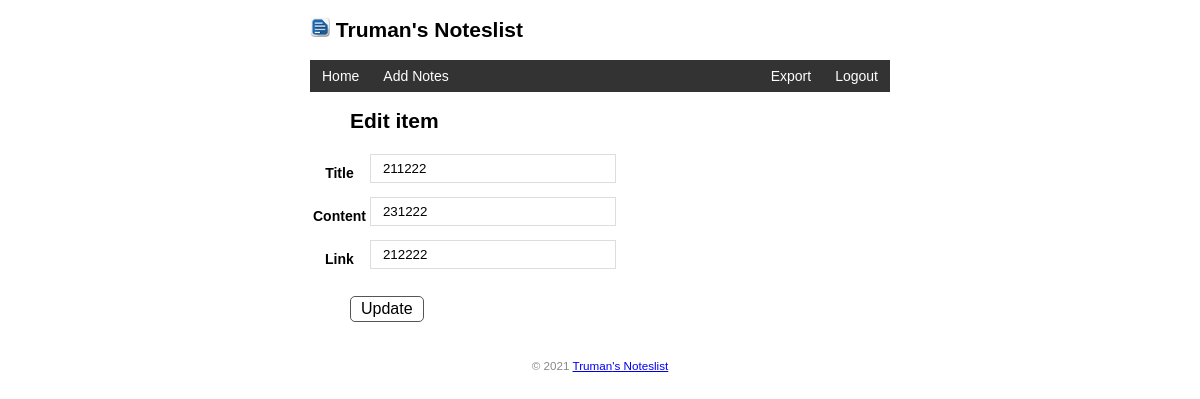
The app's page /notes/edit/2 (signed in) with its own data.
### notesList/models.py (models this page shows, shortened)
class User(db.Model, UserMixin):
    id = db.Column(db.Integer, primary_key=True)  # 主键
    type = db.Column(db.String(20))  # 名字
    username = db.Column(db.String(20))  # 用户名
    password_hash = db.Column(db.String(128))  # 密码散列值

class Notes(db.Model):
    id = db.Column(db.Integer, primary_key=True)
    title = db.Column(db.String(20))
    content = db.Column(db.String(20))
    link = db.Column(db.String(30))
    owner = db.Column(db.String(20))
    comments = db.Column(db.String(20))
    reserved1 = db.Column(db.String(20))
    reserved2 = db.Column(db.String(20))
    reserved3 = db.Column(db.String(20))

### notesList/views.py (the view, shortened to what this page needs)
@app.route('/notes/edit/<int:notes_id>', methods=['GET', 'POST'])
@login_required  # 登录保护
def edit(notes_id):
    notes = Notes.query.get_or_404(notes_id)
    return render_template('edit.html', notes=notes)

### notesList/__init__.py (called while the page is built)
@login_manager.user_loader
def load_user(user_id):  # 创建用户加载回调函数，接受用户ID作为参数
    from notesList.models import User
    user = User.query.get(int(user_id))  # 用ID作为User模型的主键查询对应用户
    return user

@app.context_processor
def inject_user():
    if current_user.is_authenticated:
        user = current_user
    else:
        from notesList.models import User
        user = User.query.first()
    return dict(user=user)

### notesList/templates/edit.html
{% extends 'base.html' %}
{% block content %}
<ul>
    <h2>Edit item</h2>
</ul>
<form method="post">
    <table >
        <tr>
            <th>Title</th>
            <td>
                <input type="text" name="title" autocomplete="off" placeholder="Required and maximum 20 characters" required value="{{ notes.title }}">
            </td>
        </tr>
        <tr>
            <th>Content</th>
            <td>
                <input type="text" name="content" autocomplete="off" placeholder="Required and maximum 20 characters" required value="{{ notes.content }}">
            </td>
        </tr>
        <tr>
            <th>Link</th>
            <td>
                <input type="text" name="link" placeholder="Mximum 30 characters" autocomplete="off" value="{{ notes.link }}">
            </td>
        </tr>
    </table>
    <ul>
    <input class="btn" type="submit" name="submit" value="Update">
    </ul>
</form>
{% endblock %}

### notesList/templates/base.html (shortened to what this page needs)
<!DOCTYPE html>
<html lang="en">
<head>
    {% block head %}
    <link rel="stylesheet" href="{{ url_for('static', filename='style.css') }}" type="text/css">
    {% endblock %}
</head>
<body>
    <h2>
        <img alt="List" class="list" src="{{ url_for('static', filename='images/list.png') }}">
        {{ user.username }}'s Noteslist
    </h2>
    <nav>
        <ul>
            <a class="float-left" href="{{ url_for('index') }}">Home</a>
            {% if current_user.is_authenticated %}
                <a class="float-left"href="{{ url_for('add') }}">Add Notes</a>
                <a class="float-right" href="{{ url_for('logout')}}">Logout</a>
                <a class="float-right" href="{{ url_for('exp_excel')}}">Export</a>
            {% else %}
                <a class="float-right" href="{{ url_for('login')}}">Login</a>
            {% endif %}
        </ul>
    </nav>
    {% block content %}
    {% endblock %}
    <footer>
        <small>&copy; 2021 <a href="http://www.bing.com">{{ user.username }}'s Noteslist</a></small>
    </footer>
</body>
</html>

### notesList/static/style.css (style rules this page uses)
body { margin: auto; max-width: 580px; font-size: 14px; font-family: Helvetica, Arial, sans-serif; }
.list { width: 20px; }
nav ul { list-style-type: none; margin: 0; padding: 0; overflow: hidden; background-color: #333; }
nav a { display: block; color: white; text-align: center; padding: 8px 12px; text-decoration: none; }
.float-right { float: right; }
.float-left { float: left; }
input { list-style-type: none; padding: 0; margin-bottom: 10px; padding: 6px 12px; border-bottom: 1px solid #ddd; }
input[type=submit] { font-family: inherit; }
input[type=text] { border: 1px solid #ddd; }
input[name=title] { width: 220px; }
input[name=content] { width: 220px; }
input[name=link] { width: 220px; }
.btn { font-size: 16px; padding: 3px 10px; text-decoration: none; cursor: pointer; background-color: white; color: black; border: 1px solid #555555; border-radius: 5px; }
footer { color: #888; margin-top: 15px; text-align: center; padding: 10px; }

### records on screen
User: username "Truman"
Notes: title "211222", content "231222", link "212222"
